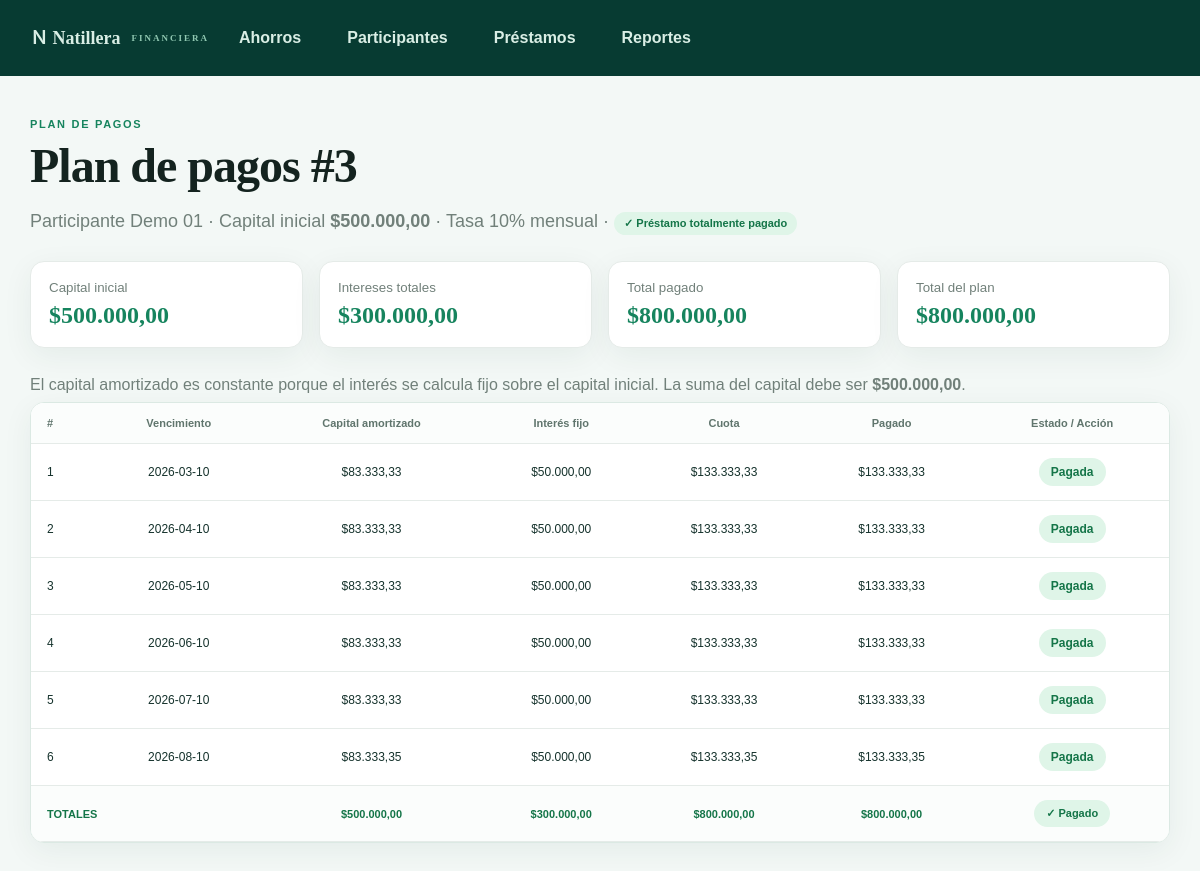
/loans/3, run on the app's committed database.
### tables this page shows
CREATE TABLE `loans` (
  `id` int NOT NULL AUTO_INCREMENT,
  `participant_id` int NOT NULL,
  `principal` decimal(12,2) NOT NULL,
  `monthly_rate` decimal(8,6) NOT NULL,
  `term_months` int NOT NULL,
  `start_date` date NOT NULL,
  `status` varchar(20) NOT NULL,
  `loan_type` varchar(20) NOT NULL DEFAULT 'PARTICIPANT',
  `referred_name` varchar(160) DEFAULT NULL,
  `referred_document` varchar(30) DEFAULT NULL,
  PRIMARY KEY (`id`),
  KEY `participant_id` (`participant_id`),
  CONSTRAINT `loans_ibfk_1` FOREIGN KEY (`participant_id`) REFERENCES `participants` (`id`)
);

CREATE TABLE `participants` (
  `id` int NOT NULL AUTO_INCREMENT,
  `document` varchar(30) NOT NULL,
  `full_name` varchar(160) NOT NULL,
  `phone` varchar(30) DEFAULT NULL,
  `email` varchar(160) DEFAULT NULL,
  `active` tinyint(1) NOT NULL,
  `created_at` datetime NOT NULL DEFAULT (now()),
  PRIMARY KEY (`id`),
  UNIQUE KEY `document` (`document`)
);

CREATE TABLE `loan_installments` (
  `id` int NOT NULL AUTO_INCREMENT,
  `loan_id` int NOT NULL,
  `installment_number` int NOT NULL,
  `due_date` date NOT NULL,
  `principal_amount` decimal(12,2) NOT NULL,
  `interest_amount` decimal(12,2) NOT NULL,
  `total_amount` decimal(12,2) NOT NULL,
  `paid_amount` decimal(12,2) NOT NULL,
  PRIMARY KEY (`id`),
  KEY `loan_id` (`loan_id`),
  CONSTRAINT `loan_installments_ibfk_1` FOREIGN KEY (`loan_id`) REFERENCES `loans` (`id`)
);

### src/LoanView.php (the view)
<?php
final class LoanView {
    public static function render(PDO $db,int $id): string {
        $s=$db->prepare('SELECT l.*,p.full_name FROM loans l JOIN participants p ON p.id=l.participant_id WHERE l.id=?');$s->execute([$id]);$loan=$s->fetch();if(!$loan)return '<section class="card"><h1>Préstamo no encontrado</h1></section>';
        $s=$db->prepare('SELECT * FROM loan_installments WHERE loan_id=? ORDER BY installment_number');$s->execute([$id]);$rows=$s->fetchAll();$total=array_sum(array_column($rows,'total_amount'));$paid=array_sum(array_column($rows,'paid_amount'));$interest=array_sum(array_column($rows,'interest_amount'));$capital=array_sum(array_column($rows,'principal_amount'));
        $status=(($loan['status']??'active')==='paid')?'<span class="loan-state paid">✓ Préstamo totalmente pagado</span>':'<span class="loan-state active">● Préstamo activo</span>';
        $html='<section class="hero"><span>PLAN DE PAGOS</span><h1>Plan de pagos #'.(int)$id.'</h1><p>'.htmlspecialchars($loan['full_name']).' · Capital inicial <strong>$'.number_format($loan['principal'],2,',','.').'</strong> · Tasa '.($loan['monthly_rate']*100).'% mensual · '.$status.'</p></section><div class="stats"><article class="card"><small>Capital inicial</small><strong>$'.number_format($loan['principal'],2,',','.').'</strong></article><article class="card"><small>Intereses totales</small><strong>$'.number_format($interest,2,',','.').'</strong></article><article class="card"><small>Total pagado</small><strong>$'.number_format($paid,2,',','.').'</strong></article><article class="card"><small>Total del plan</small><strong>$'.number_format($total,2,',','.').'</strong></article></div><p class="muted">El capital amortizado es constante porque el interés se calcula fijo sobre el capital inicial. La suma del capital debe ser <strong>$'.number_format($capital,2,',','.').'</strong>.</p><div class="table-wrap"><table><thead><tr><th>#</th><th>Vencimiento</th><th>Capital amortizado</th><th>Interés fijo</th><th>Cuota</th><th>Pagado</th><th>Estado / Acción</th></tr></thead><tbody>';
        foreach($rows as $r){$complete=(float)$r['paid_amount'] >= (float)$r['total_amount'];$html.='<tr><td>'.$r['installment_number'].'</td><td>'.$r['due_date'].'</td><td>$'.number_format($r['principal_amount'],2,',','.').'</td><td>$'.number_format($r['interest_amount'],2,',','.').'</td><td>$'.number_format($r['total_amount'],2,',','.').'</td><td>$'.number_format($r['paid_amount'],2,',','.').'</td><td>'.($complete?'<span class="badge">Pagada</span>':'<form method="post"><input type="hidden" name="action" value="installment"><input type="hidden" name="installment_id" value="'.$r['id'].'"><input name="amount" type="number" step="0.01" min="0" placeholder="Abono"><button>Guardar pago</button></form>').'</td></tr>';}
        $html.='</tbody><tfoot><tr><th colspan="2">TOTALES</th><th>$'.number_format($capital,2,',','.').'</th><th>$'.number_format($interest,2,',','.').'</th><th>$'.number_format($total,2,',','.').'</th><th><strong>$'.number_format($paid,2,',','.').'</strong></th><th>'.($paid >= $total?'<span class="badge">✓ Pagado</span>':'').'</th></tr></tfoot></table></div>';
        return $html;
    }
}

### public/static/app.css (style rules this page uses)
:root { --ink:#14231f;--muted:#71807a;--line:#e5ebe8;--bg:#f5f8f7;--nav:#0d332c;--accent:#16845e;--shadow:0 8px 30px #163c3210 }
* { box-sizing:border-box }
body { margin:0;background:var(--bg);color:var(--ink);font-family:'DM Sans',sans-serif }
h1,h2 { font-family:Manrope;color:var(--ink) }
h1 { font-size:34px;letter-spacing:-1px }
.muted,p { color:var(--muted) }
.muted { margin:8px 0 }
.card,table { background:#fff;box-shadow:var(--shadow) }
table { width:100%;border-collapse:collapse;min-width:900px }
th,td { padding:14px 10px;border-bottom:1px solid var(--line);text-align:center;font-size:12px }
th { color:var(--muted);font-size:11px;background:#fbfcfc }
th:first-child,td:first-child { text-align:left;padding-left:24px }
small { color:var(--muted) }
.card { border-radius:15px;padding:24px;margin:24px 0 }

### public/static/v2.css (style rules this page uses)
body { font-family:Manrope,Arial,sans-serif!important;background:#f3f8f6!important;color:#16332d }
.hero h1 { font-family:Georgia,serif;font-size:clamp(34px,5vw,58px) }
.table-wrap { border:1px solid #dbe9e3;box-shadow:0 10px 30px #153d3212 }
.table-wrap th { background:#fbfdfc;color:#60756d }
.table-wrap td,.table-wrap th { padding:18px 20px }
.badge { display:inline-block!important;padding:7px 12px;border-radius:999px;background:#dff4e9 }
.stats strong { font-family:Georgia,serif;font-size:36px;color:#16845e }
.muted { color:#71807a }
.person-status,.loan-state { display:inline-flex;padding:5px 10px;border-radius:15px;font-size:11px;font-weight:700 }
.person-status.active,.loan-state.paid { background:#dff5e8;color:#147548 }
.hero { margin-bottom:26px }
.hero>span { display:block;color:#16845e;font-size:11px;font-weight:700;letter-spacing:1.7px }
.hero h1 { margin:8px 0;font-family:Georgia,serif;font-size:48px }
.hero p { font-size:18px;color:#71807a }
.stats { display:grid;grid-template-columns:repeat(4,1fr);gap:16px;margin:22px 0 28px }
.stats .card { margin:0;border:1px solid #e5ebe8;border-radius:14px;padding:18px }
.stats .card small { display:block;color:#71807a }
.stats .card strong { display:block;font:700 24px Georgia;color:#16845e;margin-top:7px }
.table-wrap { background:#fff;border-radius:14px;overflow:auto;box-shadow:0 8px 30px #163c3210 }
.table-wrap table { min-width:1050px }
.table-wrap th,.table-wrap td { padding:14px 16px }
.table-wrap .badge { display:inline-block;padding:7px 12px;border-radius:999px;background:#dff5e8;color:#147548;font-weight:700 }
.table-wrap tfoot { background:#eef8f3;font-weight:700 }
.table-wrap tfoot th { color:#147548 }

### data on the page
loans: participant.full_name "Participante Demo 01", principal "500.000,00", $loan['monthly_rate']*100 "10"
loan_installments: installment_number "1", due_date "2026-03-10", principal_amount "83.333,33", interest_amount "50.000,00", total_amount "133.333,33", paid_amount "133.333,33", shows "Pagada"
loan_installments: installment_number "2", due_date "2026-04-10", principal_amount "83.333,33", interest_amount "50.000,00", total_amount "133.333,33", paid_amount "133.333,33", shows "Pagada"
loan_installments: installment_number "3", due_date "2026-05-10", principal_amount "83.333,33", interest_amount "50.000,00", total_amount "133.333,33", paid_amount "133.333,33", shows "Pagada"
loan_installments: installment_number "4", due_date "2026-06-10", principal_amount "83.333,33", interest_amount "50.000,00", total_amount "133.333,33", paid_amount "133.333,33", shows "Pagada"
loan_installments: installment_number "5", due_date "2026-07-10", principal_amount "83.333,33", interest_amount "50.000,00", total_amount "133.333,33", paid_amount "133.333,33", shows "Pagada"
loan_installments: installment_number "6", due_date "2026-08-10", principal_amount "83.333,35", interest_amount "50.000,00", total_amount "133.333,35", paid_amount "133.333,35", shows "Pagada"

### other printed values
$id "3"
$interest "300.000,00"
$paid "800.000,00"
$total "800.000,00"
$capital "500.000,00"
